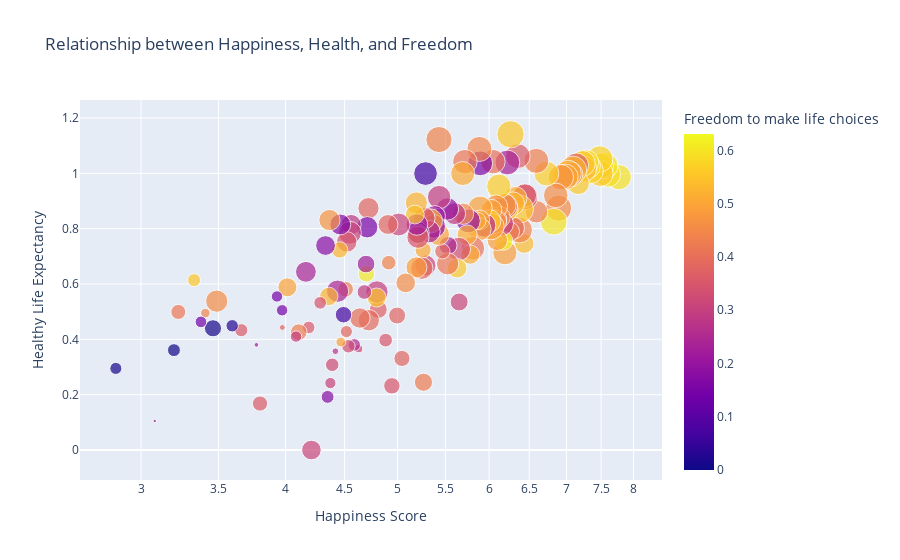

Source (notebook cell):
### Code cell
fig = px.scatter(df, x='Score', y='Healthy life expectancy', 
                 size='GDP per capita', color='Freedom to make life choices', 
                 hover_name='Country or region', log_x=True, 
                 title='Relationship between Happiness, Health, and Freedom')

fig.update_layout(
    xaxis_title='Happiness Score',
    yaxis_title='Healthy Life Expectancy',
    coloraxis_colorbar=dict(title='Freedom to make life choices'),
    hoverlabel=dict(bgcolor="red", font_size=12)
)

fig.show()

### Figure 1 — Plotly figure (JSON) as saved in the notebook; plotly's stock layout.template omitted (floating-point values rounded to 4 significant figures; data arrays with more than 128 entries replaced by an {"elided": "..."} marker saying what was removed)
{"data": [{"hovertemplate": "<b>%{hovertext}</b><br><br>Score=%{x}<br>Healthy life expectancy=%{y}<br>GDP per capita=%{marker.size}<br>Freedom to make life choices=%{marker.color}<extra></extra>", "hovertext": {"elided": "156 str values"}, "legendgroup": "", "marker": {"color": {"elided": "156 float values"}, "coloraxis": "coloraxis", "size": {"elided": "156 float values"}, "sizemode": "area", "sizeref": 0.00421, "symbol": "circle"}, "mode": "markers", "name": "", "orientation": "v", "showlegend": false, "type": "scatter", "x": {"elided": "156 float values"}, "xaxis": "x", "y": {"elided": "156 float values"}, "yaxis": "y"}], "layout": {"coloraxis": {"colorbar": {"title": {"text": "Freedom to make life choices"}}, "colorscale": [[0, "#0d0887"], [0.1111, "#46039f"], [0.2222, "#7201a8"], [0.3333, "#9c179e"], [0.4444, "#bd3786"], [0.5556, "#d8576b"], [0.6667, "#ed7953"], [0.7778, "#fb9f3a"], [0.8889, "#fdca26"], [1, "#f0f921"]]}, "hoverlabel": {"bgcolor": "red", "font": {"size": 12}}, "legend": {"itemsizing": "constant", "tracegroupgap": 0}, "title": {"text": "Relationship between Happiness, Health, and Freedom"}, "xaxis": {"anchor": "y", "domain": [0, 1], "title": {"text": "Happiness Score"}, "type": "log"}, "yaxis": {"anchor": "x", "domain": [0, 1], "title": {"text": "Healthy Life Expectancy"}}}}
